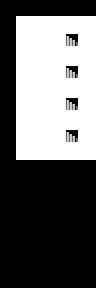

Tiled map render using the project's own tile images. Description and the whole map definition, tile-layer contents included, below:
An orthogonal 6x18 tile map with 16x16 px tiles, 1 tile layer (Tile Layer 1).

<map version="1.10" tiledversion="1.10.2" orientation="orthogonal" renderorder="right-down" width="6" height="18" tilewidth="16" tileheight="16" infinite="0" nextlayerid="2" nextobjectid="1">
 <editorsettings>
  <export target="oubliette-menu.json" format="json" />
 </editorsettings>
 <tileset firstgid="1" source="valley-graphics-16x16-dungeon.tsx" />
 <layer id="1" name="Tile Layer 1" width="6" height="18">
  <data encoding="csv">
3,3,3,3,3,3,
3,1,1,1,1,1,
3,1,1,1,14,1,
3,1,1,1,1,1,
3,1,1,1,14,1,
3,1,1,1,1,1,
3,1,1,1,14,1,
3,1,1,1,1,1,
3,1,1,1,14,1,
3,1,1,1,1,1,
3,3,3,3,3,3,
3,3,3,3,3,3,
3,3,3,3,3,3,
3,3,3,3,3,3,
3,3,3,3,3,3,
3,3,3,3,3,3,
3,3,3,3,3,3,
3,3,3,3,3,3
</data>
 </layer>
</map>
